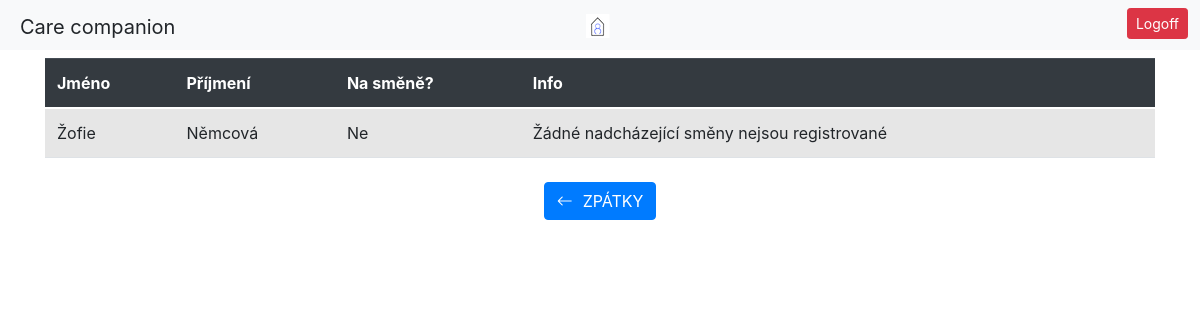
The page /klient/seznam-opatrovniku/ (signed in) on the database as committed earlier.
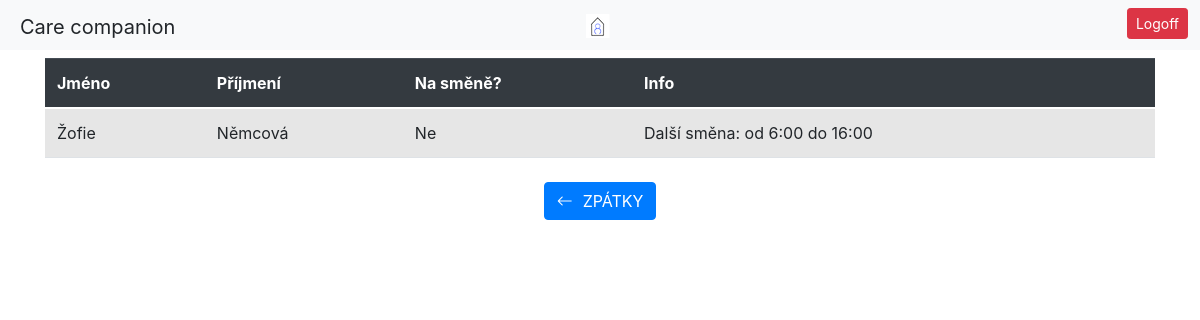
The same page on the database as committed later.
### caregiver/models.py (models this page shows)
class Shift(models.Model):
    date_of_shift = models.DateField()
    start = models.TimeField()
    end = models.TimeField()
    caregiver = models.ForeignKey(Caregiver, on_delete=models.CASCADE)

### patient/decorators.py (the view)
    def _wrapped_view(request, *args, **kwargs):
        if request.user.is_authenticated:
            groups = request.user.groups.values_list('name', flat=True)
            if 'Patients' in groups:
                return view_func(request, *args, **kwargs)
        messages.success(request, 'Pro přístup do aplikace se přihlašte.')
        return redirect('login_user')

### caregiver/models.py (called while the page is built)
    @property
    def first_name(self):
        return self.user.first_name

    @property
    def last_name(self):
        return self.user.last_name

### patient/templates/caregivers_list.html
{% extends 'base_patient.html' %}
{% load static %}
{% block navbar %}
     <a href="{% url 'index_patient' %}"><img src="{% static 'CareLogo.png' %}" alt="Italian Trulli"></a>
{% endblock %}
{% block content %}
    <div class="container pt-2">
      <table class="table table-striped">
        <thead class="thead-dark">
            <tr>
                <th scope="col">Jméno</th>
                <th scope="col">Příjmení</th>
                <th scope="col">Na směně?</th>
                <th scope="col">Info</th>
            </tr>
        </thead>
        <tbody>
            {% for user_info in users_shift_info %}
            <tr>
                <td>{{ user_info.first_name }}</td>
                <td>{{ user_info.last_name }}</td>
                <td>{% if user_info.on_shift %} Ano {% else %} Ne {% endif %}</td>
                <td>{% if user_info.on_shift %} Do {{ user_info.shift_end }}
                    {% elif user_info.no_upc_shifts %} Žádné nadcházející směny nejsou registrované
                    {% else %} Další směna: {{ user_info.next_shift_date }} od {{ user_info.next_shift_start }} do {{ user_info.next_shift_end }} {% endif %}
                </td>
            </tr>
            {% endfor %}
        </tbody>
    </table>
    </div>
    <div class="row justify-content-center mt-4">
        <div class="container-fluid text-center">
                <a href="{% url 'index_patient' %}" class="btn btn-primary"><i class="bi bi-arrow-left" style="margin-right: 10px;"></i>ZPÁTKY</a>
        </div>
    </div>
{% endblock %}

### patient/templates/base_patient.html (shortened to what this page needs)
<!doctype html>
<html lang="en">
  <head>
    <link rel="bootstrap stylesheet" href="https://cdn.jsdelivr.net/npm/bootstrap@5.0.2/dist/css/bootstrap.min.css">
      <link rel="stylesheet" href="https://stackpath.bootstrapcdn.com/bootstrap/4.5.2/css/bootstrap.min.css">
    {% load static %}
    <link rel="stylesheet" href="{% static 'patient/patient.css' %}">
    <link href="https://cdn.jsdelivr.net/npm/bootstrap-icons/font/bootstrap-icons.css" rel="stylesheet">
  </head>
  <body>
    <div class="container-fluid bg-light pt-1 pb-1">
      <div class="row">
          <div class="col d-none d-md-block">
              <div class="p-1 ml-3 mt-1 navbar-brand">Care companion</div>
          </div>
          <div class="col-9 col-sm-4 text-left text-sm-center">
              <div class="p-1 mt-1 mb-1 pl-3 pl-sm-0 text-muted">{% block navbar %}{% endblock %}</div>
          </div>
          <div class="col-3 col-sm-4 text-right">
              <div class="p-1 mr-2 text-end"><a class="btn btn-danger btn-sm" href="{% url 'logout_user' %}">Logoff</a></div>
          </div>
      </div>
    </div>
    <div class="block-content">
     {% block content %}
     {% endblock %}
    </div>
  </body>
</html>

### static/patient/patient.css (style rules this page uses)
body { font-family: -apple-system,BlinkMacSystemFont,"Segoe UI",Roboto,"Helvetica Neue",Arial,"Noto Sans",sans-serif,"Apple Color Emoji","Segoe UI Emoji","Segoe UI Symbol","Noto Color Emoji"; font-size: 1rem; font-weight: 400; line-height: 1.5; color: #212529; background-color: #fff; }
.container-fluid { padding-left: 0; padding-right: 0; }

Rows that differ between the two databases and show on the page:
added Shift: next_shift_start "6:00", next_shift_end "16:00"
Other text that changed with them:
new list line: "Žofie Němcová"
new list line: "Ne Další směna: od do"
list line gone: "Žofie Němcová"
list line gone: "Ne Žádné nadcházející směny nejsou registrované"
